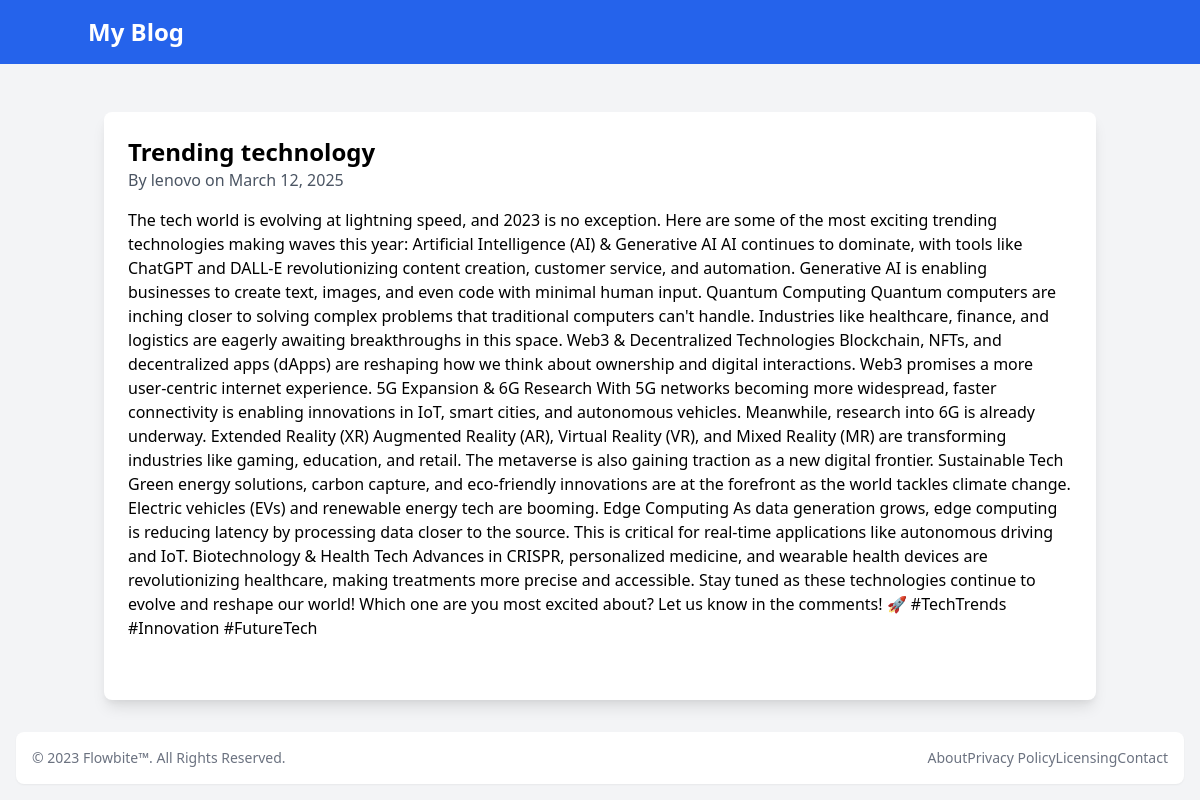
The app's page /post/1/ with its own data.
### blog/models.py (models this page shows, shortened)
class Post(models.Model):
    title = models.CharField(max_length=200)
    content = models.TextField()
    date_posted = models.DateTimeField(default=timezone.now)
    author = models.ForeignKey(User, on_delete=models.CASCADE)

### blog/views.py (the view)
# urls.py: path('post/<int:pk>/', views.post_detail, name='post-detail'),
def post_detail(request, pk):
    post = Post.objects.get(id=pk)
    return render(request, 'blog/post_detail.html', {'post': post})

### blog/templates/blog/post_detail.html
{% extends "base.html" %}
{% block content %}
    <div class="bg-white p-6 rounded-lg shadow-lg">
        <h2 class="text-2xl font-bold">{{ post.title }}</h2>
        <p class="text-gray-600">By {{ post.author }} on {{ post.date_posted|date:"F d, Y" }}</p>
        <p class="mt-4">{{ post.content }}</p>
    </div>
{% endblock %}

### records on screen
Post: title "Trending technology", author "lenovo", date_posted "March 12, 2025", content "The tech world is evolving at lightning speed, and 2023 is no exception. Here are some of the most exciting trending technologies making waves this year: Artificial Intelligence (AI) & Generative AI AI continues to dominate, with tools like ChatGPT and DALL-E revolutionizing content creation, customer service, and automation. Generative AI is enabling businesses to create text, images, and even code with minimal human input. Quantum Computing Quantum computers are inching closer to solving complex problems that traditional computers can't handle. Industries like healthcare, finance, and logistics are eagerly awaiting breakthroughs in this space. Web3 & Decentralized Technologies Blockchain,…"
